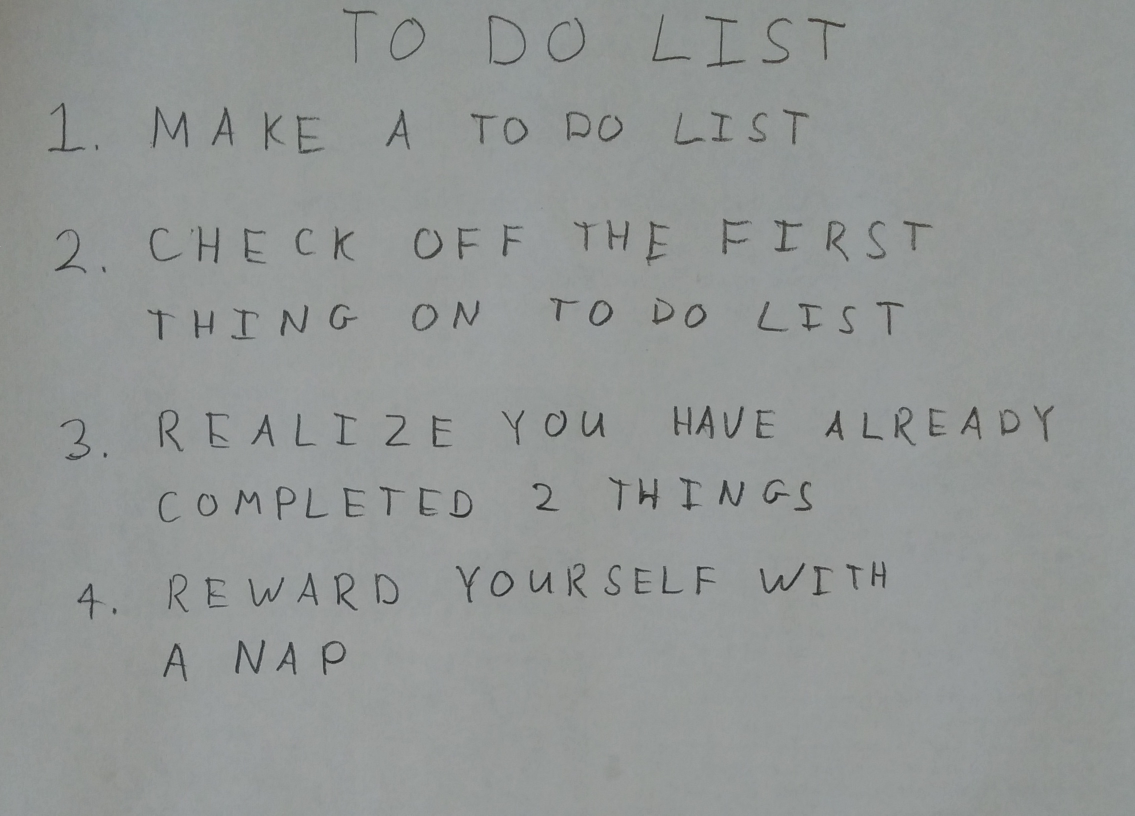
#> input picture NeuralNetworks/images/01_list.jpg, 2270 x 1631 px (shown at 1/2 size); its folder holds only this picture in this run
$ python run_q4.py
#> lines starting #> are read from the running program, lines starting #| are printed output that depends on the picture; after the words box and inside, x2 and y2 are one past the last pixel; in counts of white or black regions, pixels touching at a corner belong together
### NeuralNetworks/nsathish/q4.py
import numpy as np

import skimage
import skimage.measure
import skimage.color
import skimage.restoration
import skimage.filters
import skimage.morphology
import skimage.segmentation


import matplotlib.image as mpimg
from skimage.filters import threshold_otsu , threshold_mean, threshold_local
from skimage.segmentation import clear_border
from skimage.measure import label, regionprops
from skimage.morphology import closing, square , opening,convex_hull_image
from skimage.color import label2rgb,rgb2gray
import matplotlib.pyplot as plt
import matplotlib.patches as mpatches
# takes a color image
# returns a list of bounding boxes and black_and_white image
def findLetters(image):
    bboxes = []
    bw = None
    # insert processing in here
    # one idea estimate noise -> denoise -> greyscale -> threshold -> morphology -> label -> skip small boxes
    # this can be 10 to 15 lines of code using skimage functions

    ##########################
    ##### your code here #####
    ##########################


#
    image_gray = rgb2gray(image)
    blurred = skimage.filters.gaussian(image_gray, sigma=1.0)

    thresh = threshold_otsu(blurred)
#> thresh = 0.468
    bn1 = image_gray < thresh
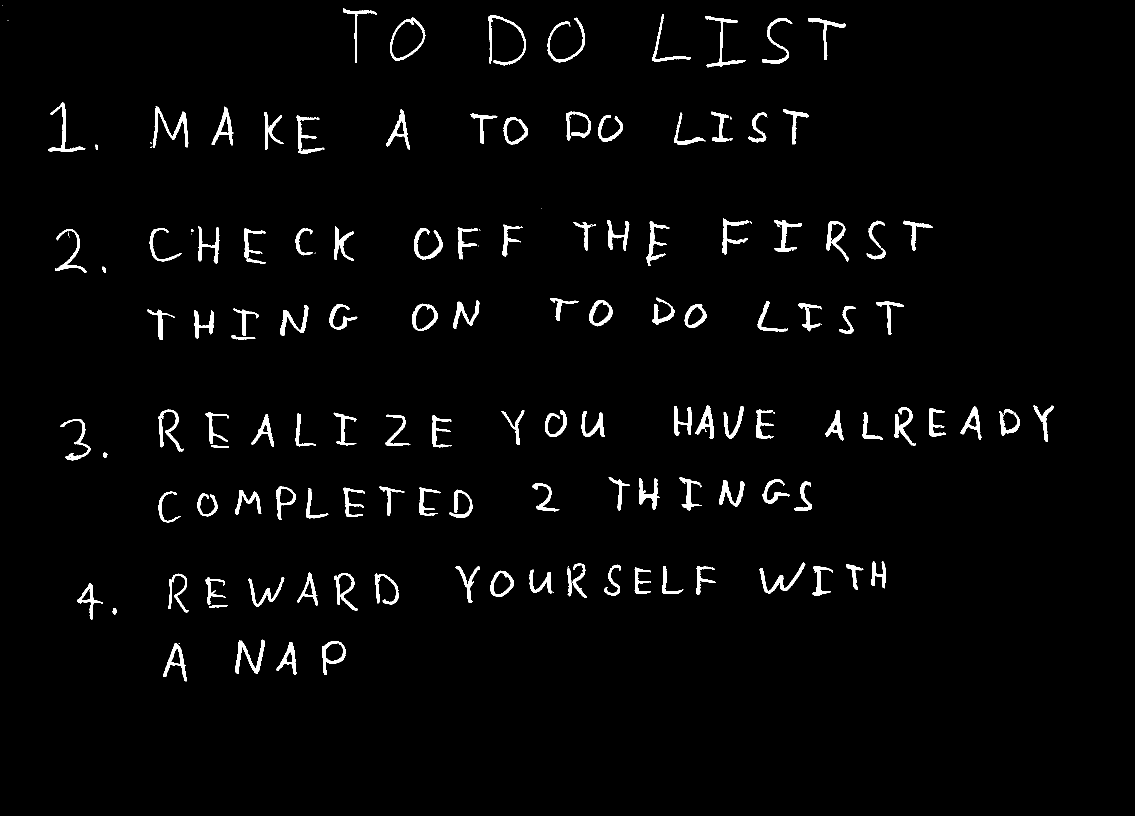
#> bn1: shape (1631, 2270) bool (shown at 1/2 size); 2.5% white; 153 white regions (27 under 20 px), largest, box (x1, y1, x2, y2) and area: (305, 212, 377, 296) 1449, (471, 1279, 530, 1348) 1255, (977, 30, 1052, 131) 1231
    bw= image_gray > thresh
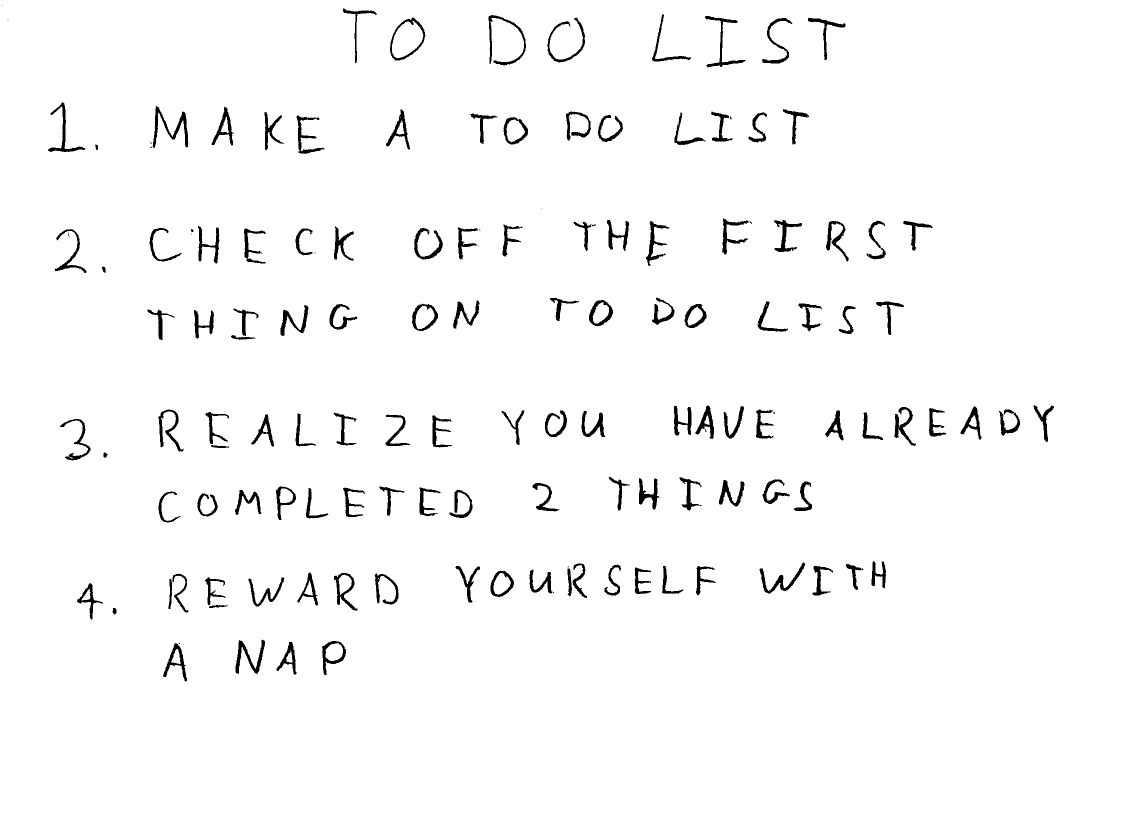
#> bw: shape (1631, 2270) bool (shown at 1/2 size); 97.5% white; 153 black regions (27 under 20 px), largest, box (x1, y1, x2, y2) and area: (305, 212, 377, 296) 1449, (471, 1279, 530, 1348) 1255, (977, 30, 1052, 131) 1231

    bn = opening(bn1)
#> bn: shape (1631, 2270) bool; 2.5% white; 139 white regions (13 under 20 px)

    label_image = label(bn)
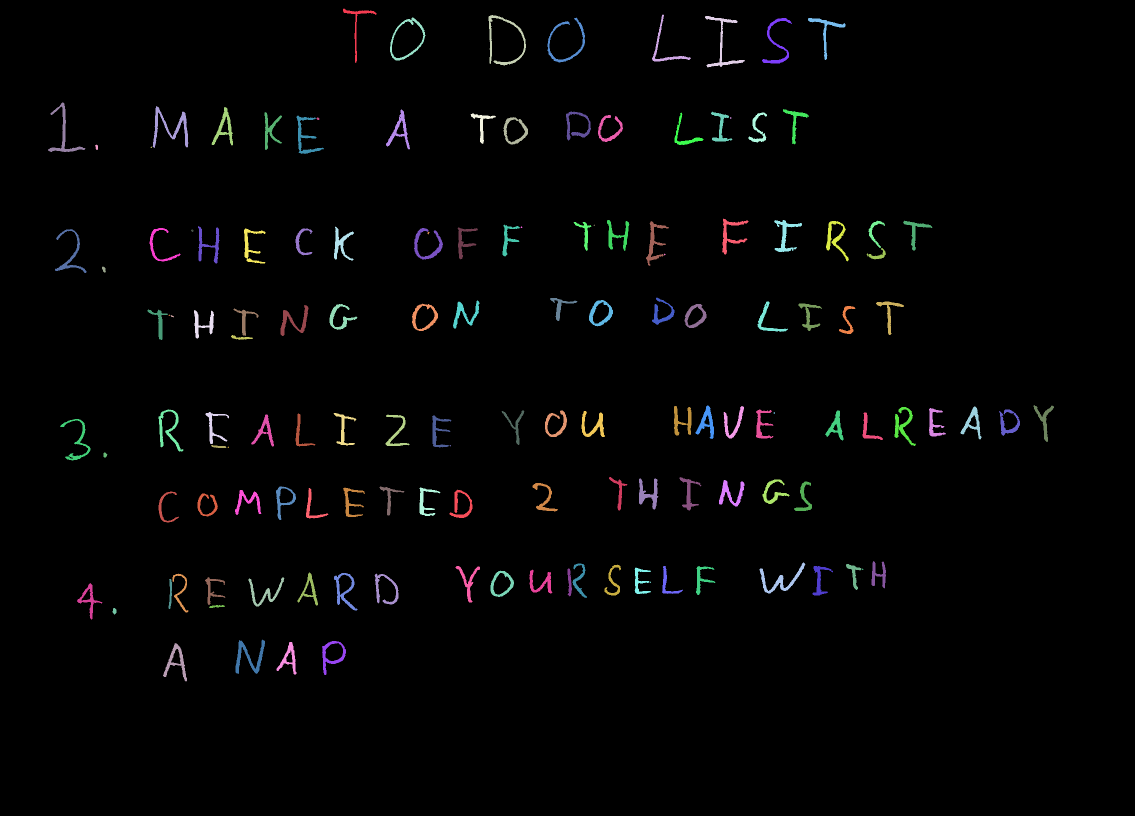
#> label_image: shape (1631, 2270) int32 (shown at 1/2 size); 140 distinct labels, from 0 to 139; one colour per label, 0 black

    image_label_overlay = label2rgb(label_image, image=image)
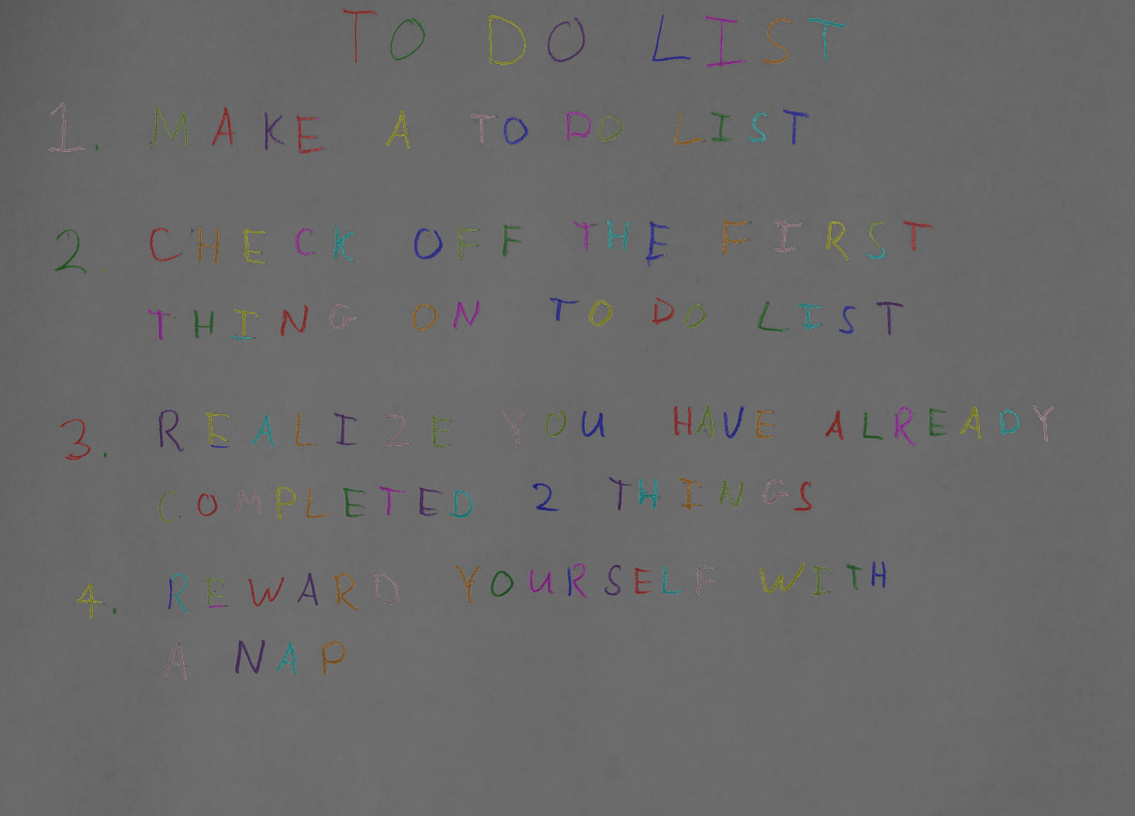
#> image_label_overlay: shape (1631, 2270, 3) float64 (shown at 1/2 size); mean R, G, B 0.417, 0.416, 0.416

    regions = regionprops(label_image)
#> regions = 139 regions; largest, box (x1, y1, x2, y2) and area: (305, 212, 377, 296) 1443, (471, 1279, 530, 1348) 1252, (977, 30, 1052, 131) 1224, (1519, 1125, 1611, 1187) 1171, (1410, 32, 1490, 135) 1169
#
    total_area = 0
    for region in regions:
        total_area += region.area
#> this loop made 139 passes
#> total_area on passes 1 to 12: 698, 1473, 2697, 3866, 4846, 5891, 6857, 7735, 8830, 10273, 11254, 11964
#> after the loop, total_area = 92327
    mean_area = total_area / len(regions)
#> mean_area = 664.2

    bboxes = []
    for region in regions:
        # take regions with large enough areas
        if region.area >= mean_area / 2:
            # draw rectangle around segmented letters
            min_row, min_col, max_row, max_col = region.bbox

            bboxes.append(np.array([min_row, min_col, max_row, max_col]))
#> this loop made 139 passes
#> (min_row, min_col, max_row, max_col) on passes 1 to 12: (17, 686, 126, 753), (29, 1304, 123, 1382), (30, 977, 131, 1052), (32, 1410, 135, 1490), (35, 780, 121, 851), (35, 1095, 125, 1170), (36, 1524, 127, 1584), (36, 1616, 120, 1691), (205, 96, 304, 171), (212, 305, 296, 377), (214, 423, 291, 466), (218, 1566, 289, 1618)
#> after the loop, bboxes = 115 items, first 6: [17, 686, 126, 753], [29, 1304, 123, 1382], [30, 977, 131, 1052], [32, 1410, 135, 1490], [35, 780, 121, 851], [35, 1095, 125, 1170]


    return bboxes, bw

### NeuralNetworks/nsathish/run_q4.py

import os
import numpy as np
import matplotlib.pyplot as plt
import matplotlib.patches

import skimage
import skimage.measure
import skimage.color
import skimage.restoration
import skimage.io
import skimage.filters
import skimage.morphology
import skimage.segmentation

from nn import *
from q4 import *
# do not include any more libraries here!
# no opencv, no sklearn, etc!
import warnings
warnings.simplefilter(action='ignore', category=FutureWarning)
warnings.simplefilter(action='ignore', category=UserWarning)

''' Visualize training data '''
# [10 lines of commented-out code are left out]

bbox_padding_x = 20
bbox_padding_y = 18

for img in os.listdir('../images'):
    im1 = skimage.img_as_float(skimage.io.imread(os.path.join('../images',img)))
    bboxes, bw = findLetters(im1)


    plt.imshow(bw)
    for bbox in bboxes:
        minr, minc, maxr, maxc = bbox
        rect = matplotlib.patches.Rectangle((minc, minr), maxc - minc, maxr - minr,
                                fill=False, edgecolor='red', linewidth=2)
        plt.gca().add_patch(rect)
#> this loop made 115 passes
    plt.show()
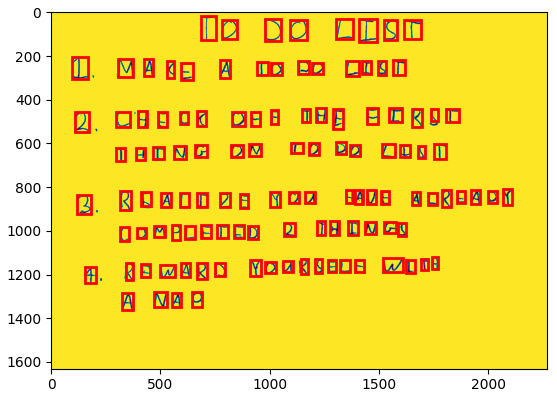
#> figure drawn by matplotlib, 1 panel
    # find the rows using..RANSAC, counting, clustering, etc.

    # crop the bounding boxes
    # note.. before you flatten, transpose the image (that's how the dataset is!)
    # consider doing a square crop, and even using np.pad() to get your images looking more like the dataset
    num_letters = len(bboxes)
#> num_letters = 115
    height = bw.shape[0]
#> height = 1631
    width = bw.shape[1]
#> width = 2270

    letters = np.empty((0, 1024))
#> letters = empty array
    row_index = np.zeros((num_letters, 1))
#> row_index = 115 values from 0 to 0

    def centroid_y(bbox):
        y1, x1, y2, x2 = bbox
#> y1 = 17; x1 = 686; y2 = 126; x2 = 753
        return (y2 + y1) / 2
    sorted(bboxes, key=centroid_y)

    yc_last = 0
    curr_row_id = 0
    bboxes_sorted = []

    for i in range(len(bboxes)):
        bbox = bboxes[i]
        y1, x1, y2, x2 = bbox
        yc = (y2 + y1) / 2
        xc = (x2 + x1) / 2

        if (yc - yc_last) >= (y2 - y1):
            curr_row_id += 1
        yc_last = yc
        row_index[i] = curr_row_id
        bboxes_sorted.append((y1, x1, y2, x2, curr_row_id))
#> this loop made 115 passes

    # sort based on row_index first, and then centroid_x position (from left to right)
    bboxes_sorted = sorted(bboxes_sorted, key=lambda x: (x[-1], (x[1] + x[3] / 2)))

    for i in range(len(bboxes_sorted)):
        bbox = bboxes_sorted[i]
        y1, x1, y2, x2, row_id = bbox
        yc = (y2 + y1) / 2
        xc = (x2 + x1) / 2

        # print("Centroid y: ", yc )
        # print("Centroid x: ", xc )
        # print("Row index: ", row_id )
        y_centroid = (y2 - y1) / 2
        x_centroid = (x2 - x1) / 2

        y1 = max(0, y1 - bbox_padding_y)
        x1 = max(0, x1 - bbox_padding_x)
        y2 = min(height, y2 + bbox_padding_y)
        x2 = min(width, x2 + bbox_padding_x)

        bw=bw*1.0
        letter = bw[y1:y2+1, x1:x2+1]
        letter = skimage.morphology.binary_erosion(letter)
        letter = skimage.filters.gaussian(letter, sigma=1.0)
        letter_square = skimage.transform.resize(letter, (32, 32)).transpose()
        # letter_square = letter_square.T
        letter_flattened = letter_square.reshape(-1)

        letters = np.append(letters, letter_flattened.reshape((1, 1024)), axis=0)
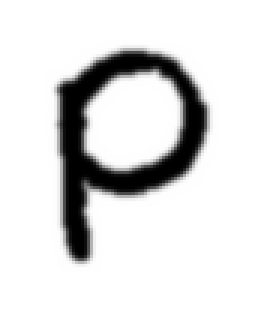
#> letter: shape (105, 89) float64 (shown 3 times larger); min 1.79e-08, max 1, mean 0.869
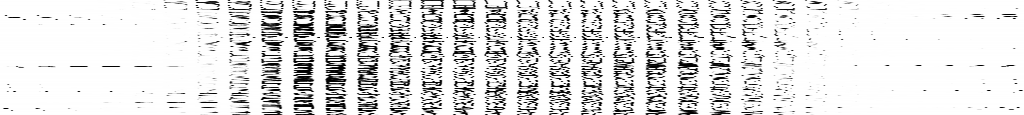
#> letters: shape (115, 1024) float64; min 7.74e-09, max 1, mean 0.878

        #plt.imshow(letter_square, cmap='gray')
        #plt.show()
    print("\nCurrent image: " + img)
    # print("Letters shape: ", letters.shape)
    print("Num letters in the image: ", num_letters)
#| Num letters in the image:  115

    # load the weights
    # run the crops through your neural network and print them out
    import pickle
    import string
    # letters = np.array([_ for _ in string.ascii_uppercase[:26]] + [str(_) for _ in range(10)])
#> (the run stopped early here; a loop or call above may not have finished)
